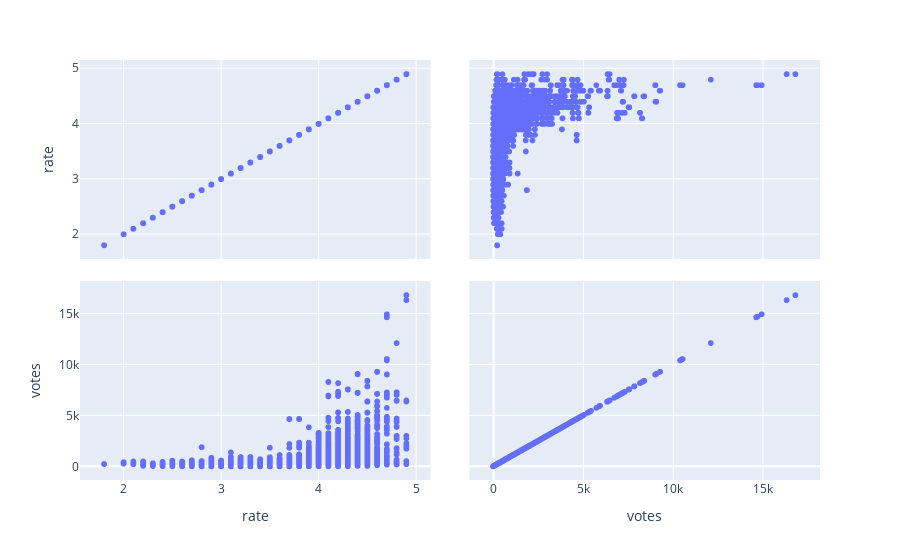

Notebook cell for this chart:
### Markdown cell above
<font size='5'>**Analyzing the relationship between voting and rates**

### Code cell
## scatterplot matrices.
import plotly.express as px
fig = px.scatter_matrix(zomato, dimensions=['rate','votes'])
fig.show()

### Figure 1 — Plotly figure (JSON) as saved in the notebook; plotly's stock layout.template omitted (floating-point values rounded to 4 significant figures; data arrays with more than 128 entries replaced by an {"elided": "..."} marker saying what was removed)
{"data": [{"dimensions": [{"axis": {"matches": true}, "label": "rate", "values": {"elided": "41237 float values"}}, {"axis": {"matches": true}, "label": "votes", "values": {"elided": "41237 int values"}}], "hovertemplate": "%{xaxis.title.text}=%{x}<br>%{yaxis.title.text}=%{y}<extra></extra>", "legendgroup": "", "marker": {"color": "#636efa", "symbol": "circle"}, "name": "", "showlegend": false, "type": "splom"}], "layout": {"dragmode": "select", "legend": {"tracegroupgap": 0}, "margin": {"t": 60}}}
